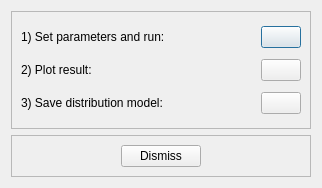
<?xml version="1.0" encoding="UTF-8"?>
<ui version="4.0">
 <class>DistributionModelingDialog</class>
 <widget class="QDialog" name="DistributionModelingDialog">
  <property name="geometry">
   <rect>
    <x>0</x>
    <y>0</y>
    <width>318</width>
    <height>188</height>
   </rect>
  </property>
  <property name="windowTitle">
   <string>Dialog</string>
  </property>
  <layout class="QVBoxLayout" name="verticalLayout">
   <item>
    <widget class="QFrame" name="frame_2">
     <property name="sizePolicy">
      <sizepolicy hsizetype="Preferred" vsizetype="MinimumExpanding">
       <horstretch>0</horstretch>
       <verstretch>0</verstretch>
      </sizepolicy>
     </property>
     <property name="minimumSize">
      <size>
       <width>300</width>
       <height>0</height>
      </size>
     </property>
     <property name="frameShape">
      <enum>QFrame::StyledPanel</enum>
     </property>
     <property name="frameShadow">
      <enum>QFrame::Raised</enum>
     </property>
     <layout class="QGridLayout" name="gridLayout" columnstretch="1,0" columnminimumwidth="0,2">
      <item row="0" column="0">
       <widget class="QLabel" name="label">
        <property name="text">
         <string>1) Set parameters and run:</string>
        </property>
        <property name="alignment">
         <set>Qt::AlignLeading|Qt::AlignLeft|Qt::AlignVCenter</set>
        </property>
       </widget>
      </item>
      <item row="0" column="1">
       <widget class="QPushButton" name="btnParameters">
        <property name="text">
         <string/>
        </property>
        <property name="icon">
         <iconset resource="../resources.qrc">
          <normaloff>:/icons/setting16</normaloff>:/icons/setting16</iconset>
        </property>
       </widget>
      </item>
      <item row="1" column="0">
       <widget class="QLabel" name="label_2">
        <property name="text">
         <string>2) Plot result:</string>
        </property>
        <property name="alignment">
         <set>Qt::AlignLeading|Qt::AlignLeft|Qt::AlignVCenter</set>
        </property>
       </widget>
      </item>
      <item row="1" column="1">
       <widget class="QPushButton" name="btnPlot">
        <property name="text">
         <string/>
        </property>
        <property name="icon">
         <iconset resource="../resources.qrc">
          <normaloff>:/icons/plot16</normaloff>:/icons/plot16</iconset>
        </property>
       </widget>
      </item>
      <item row="2" column="0">
       <widget class="QLabel" name="label_3">
        <property name="text">
         <string>3) Save distribution model:</string>
        </property>
        <property name="alignment">
         <set>Qt::AlignLeading|Qt::AlignLeft|Qt::AlignVCenter</set>
        </property>
       </widget>
      </item>
      <item row="2" column="1">
       <widget class="QPushButton" name="btnSave">
        <property name="text">
         <string/>
        </property>
        <property name="icon">
         <iconset resource="../resources.qrc">
          <normaloff>:/icons/save16</normaloff>:/icons/save16</iconset>
        </property>
       </widget>
      </item>
     </layout>
    </widget>
   </item>
   <item>
    <widget class="QFrame" name="frame">
     <property name="sizePolicy">
      <sizepolicy hsizetype="Preferred" vsizetype="Preferred">
       <horstretch>0</horstretch>
       <verstretch>0</verstretch>
      </sizepolicy>
     </property>
     <property name="frameShape">
      <enum>QFrame::StyledPanel</enum>
     </property>
     <property name="frameShadow">
      <enum>QFrame::Raised</enum>
     </property>
     <layout class="QHBoxLayout" name="horizontalLayout">
      <item>
       <spacer name="horizontalSpacer_2">
        <property name="orientation">
         <enum>Qt::Horizontal</enum>
        </property>
        <property name="sizeHint" stdset="0">
         <size>
          <width>40</width>
          <height>20</height>
         </size>
        </property>
       </spacer>
      </item>
      <item>
       <widget class="QPushButton" name="btnDismiss">
        <property name="text">
         <string>Dismiss</string>
        </property>
       </widget>
      </item>
      <item>
       <spacer name="horizontalSpacer">
        <property name="orientation">
         <enum>Qt::Horizontal</enum>
        </property>
        <property name="sizeHint" stdset="0">
         <size>
          <width>40</width>
          <height>20</height>
         </size>
        </property>
       </spacer>
      </item>
     </layout>
    </widget>
   </item>
  </layout>
 </widget>
 <resources>
  <include location="../resources.qrc"/>
 </resources>
 <connections>
  <connection>
   <sender>btnDismiss</sender>
   <signal>clicked()</signal>
   <receiver>DistributionModelingDialog</receiver>
   <slot>reject()</slot>
   <hints>
    <hint type="sourcelabel">
     <x>137</x>
     <y>143</y>
    </hint>
    <hint type="destinationlabel">
     <x>267</x>
     <y>141</y>
    </hint>
   </hints>
  </connection>
  <connection>
   <sender>btnParameters</sender>
   <signal>clicked()</signal>
   <receiver>DistributionModelingDialog</receiver>
   <slot>onParameters()</slot>
   <hints>
    <hint type="sourcelabel">
     <x>242</x>
     <y>30</y>
    </hint>
    <hint type="destinationlabel">
     <x>267</x>
     <y>31</y>
    </hint>
   </hints>
  </connection>
  <connection>
   <sender>btnPlot</sender>
   <signal>clicked()</signal>
   <receiver>DistributionModelingDialog</receiver>
   <slot>onPlot()</slot>
   <hints>
    <hint type="sourcelabel">
     <x>241</x>
     <y>63</y>
    </hint>
    <hint type="destinationlabel">
     <x>267</x>
     <y>66</y>
    </hint>
   </hints>
  </connection>
  <connection>
   <sender>btnSave</sender>
   <signal>clicked()</signal>
   <receiver>DistributionModelingDialog</receiver>
   <slot>onSave()</slot>
   <hints>
    <hint type="sourcelabel">
     <x>239</x>
     <y>92</y>
    </hint>
    <hint type="destinationlabel">
     <x>267</x>
     <y>104</y>
    </hint>
   </hints>
  </connection>
 </connections>
 <slots>
  <slot>onParameters()</slot>
  <slot>onSave()</slot>
  <slot>onPlot()</slot>
 </slots>
</ui>
